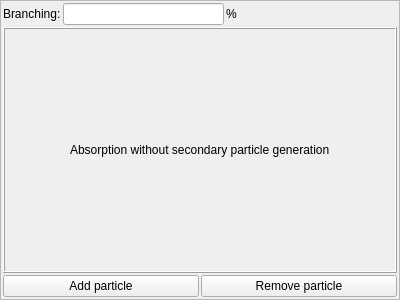
<?xml version="1.0" encoding="UTF-8"?>
<ui version="4.0">
 <class>ANeutronReactionWidget</class>
 <widget class="QFrame" name="ANeutronReactionWidget">
  <property name="geometry">
   <rect>
    <x>0</x>
    <y>0</y>
    <width>400</width>
    <height>300</height>
   </rect>
  </property>
  <property name="windowTitle">
   <string>Frame</string>
  </property>
  <property name="frameShape">
   <enum>QFrame::StyledPanel</enum>
  </property>
  <property name="frameShadow">
   <enum>QFrame::Raised</enum>
  </property>
  <layout class="QVBoxLayout" name="verticalLayout_2">
   <property name="spacing">
    <number>2</number>
   </property>
   <property name="leftMargin">
    <number>2</number>
   </property>
   <property name="topMargin">
    <number>2</number>
   </property>
   <property name="rightMargin">
    <number>2</number>
   </property>
   <property name="bottomMargin">
    <number>2</number>
   </property>
   <item>
    <layout class="QHBoxLayout" name="horizontalLayout_2">
     <item>
      <widget class="QLabel" name="label">
       <property name="text">
        <string>Branching:</string>
       </property>
      </widget>
     </item>
     <item>
      <widget class="QLineEdit" name="ledBranching"/>
     </item>
     <item>
      <widget class="QLabel" name="label_3">
       <property name="text">
        <string>%</string>
       </property>
      </widget>
     </item>
     <item>
      <spacer name="horizontalSpacer">
       <property name="orientation">
        <enum>Qt::Horizontal</enum>
       </property>
       <property name="sizeHint" stdset="0">
        <size>
         <width>40</width>
         <height>20</height>
        </size>
       </property>
      </spacer>
     </item>
    </layout>
   </item>
   <item>
    <widget class="QFrame" name="frNoParticles">
     <property name="sizePolicy">
      <sizepolicy hsizetype="Preferred" vsizetype="Expanding">
       <horstretch>0</horstretch>
       <verstretch>0</verstretch>
      </sizepolicy>
     </property>
     <property name="frameShape">
      <enum>QFrame::Box</enum>
     </property>
     <property name="frameShadow">
      <enum>QFrame::Raised</enum>
     </property>
     <layout class="QVBoxLayout" name="verticalLayout">
      <item alignment="Qt::AlignHCenter">
       <widget class="QLabel" name="label_2">
        <property name="minimumSize">
         <size>
          <width>0</width>
          <height>21</height>
         </size>
        </property>
        <property name="text">
         <string>Absorption without secondary particle generation</string>
        </property>
       </widget>
      </item>
     </layout>
    </widget>
   </item>
   <item>
    <layout class="QVBoxLayout" name="ReactionsLayout">
     <property name="spacing">
      <number>2</number>
     </property>
    </layout>
   </item>
   <item>
    <layout class="QHBoxLayout" name="horizontalLayout">
     <item>
      <widget class="QPushButton" name="pbAdd">
       <property name="focusPolicy">
        <enum>Qt::NoFocus</enum>
       </property>
       <property name="text">
        <string>Add particle</string>
       </property>
      </widget>
     </item>
     <item>
      <widget class="QPushButton" name="pbRemove">
       <property name="focusPolicy">
        <enum>Qt::NoFocus</enum>
       </property>
       <property name="text">
        <string>Remove particle</string>
       </property>
      </widget>
     </item>
    </layout>
   </item>
  </layout>
 </widget>
 <resources/>
 <connections/>
</ui>
